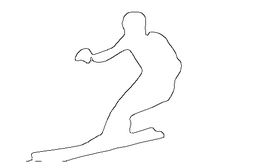
#> input picture Outline.png, 256 x 162 px, shrunk from 500 x 316 before the run, found by its file name
$ python Main.py
#> lines starting #> are read from the running program, lines starting #| are printed output that depends on the picture; after the words box and inside, x2 and y2 are one past the last pixel; in counts of white or black regions, pixels touching at a corner belong together; long printed decimals are rounded
## ALL functions ordered unless explicitly stated

import cv2
import numpy as np
import math

def polygonator(image):

    img = cv2.imread(image)
    img = cv2.resize(img, (0,0), fx=3, fy=3)
    gray_img = cv2.cvtColor(img, cv2.COLOR_BGR2GRAY)

    corners = cv2.goodFeaturesToTrack(gray_img, 1000, 0.1, 20)
    corners = np.int64(corners)
    polygon =[]

    for c in corners:
        x, y = c.ravel()
        tlist = [int(x), int(y)]
        cv2.circle(img, (x, y), 5, (255, 0, 0), thickness = -1)
        polygon.append(tlist)

    return polygon


def signed_area(polygon):
    """Calculate the signed area of a polygon to determine its winding order."""
    area = 0
    for i in range(len(polygon)):
        x1, y1 = polygon[i]
        x2, y2 = polygon[(i + 1) % len(polygon)]
        area += (x1 * y2 - x2 * y1)
    return area / 2
def ensure_winding_order(polygon):
    """Ensure that the polygon vertices are in counter-clockwise order."""
    if signed_area(polygon) < 0:
        polygon.reverse()  # Reverse if the order is clockwise
    return polygon
def calculate_clockwise_angle(a, b, c):
    """
    calculate the counterclockwise angle between two vectors BA and BC
    Args:
        a, b, c (tuple): 2D coords of triangle vertices (x, y)
    Returns:
        float: counterclockwise angle in degrees
    """
    # vector BA and BC
    ba = np.array([a[0] - b[0], a[1] - b[1]])
    bc = np.array([c[0] - b[0], c[1] - b[1]])

    # cross product and magnitude
    dot_product = np.dot(ba, bc)
    magnitude_ba = np.linalg.norm(ba)
    magnitude_bc = np.linalg.norm(bc)

    # calculate cos(theta)
    cos_theta = dot_product / (magnitude_ba * magnitude_bc)
    cos_theta = np.clip(cos_theta, -1.0, 1.0)  # avoid invalid value
    angle = np.degrees(np.arccos(cos_theta))

    # check the direction of the angle
    cross_product = ba[0] * bc[1] - ba[1] * bc[0]
    if cross_product > 0:
        # anticlockwise angle
        angle = 360 - angle

    return angle
def is_point_in_triangle(a, b, c, p):
    """
    check if point P is inside triangle ABC
    Args:
        a, b, c (tuple): vertices of the triangle, format (x, y)
        p (tuple): pt to be checked, format (x, y)
    Returns:
        bool: True -> inside or on boundaries，False -> outside
    """
    # convert to numpy array
    a, b, c, p = map(np.array, [a, b, c, p])

    # calculate vectors
    ab = b - a
    ap = p - a
    bc = c - b
    bp = p - b
    ca = a - c
    cp = p - c

    # cross product
    cross1 = np.cross(ab, ap)
    cross2 = np.cross(bc, bp)
    cross3 = np.cross(ca, cp)

    # check the sign of the cross product
    return (cross1 >= 0 and cross2 >= 0 and cross3 >= 0) or (cross1 <= 0 and cross2 <= 0 and cross3 <= 0)
def triangulate(polygon: tuple) -> list:
    """
    This function will triangulate any polygon and return a list of triangles.

        Parameters:
            polygon (tuple): A tuple of tuples with the points of the polygon
        Returns:
            list: A list of tuples with the triangles vertices
    """

    final_triangles = []
    vertices = list(polygon)
    original_vertices = list(polygon)
    triangles_found = -1

    # Ensure the winding order is counter-clockwise
    vertices = ensure_winding_order(vertices)

    # While there are triangles to be found
    while triangles_found != 0:
        triangles_found = 0

        for index, _ in enumerate(vertices):
            prev_vertex = vertices[index - 1]
            next_vertex = vertices[(index + 1) % len(vertices)]  # using mod to avoid index out of range
            vertex = vertices[index]


            angle = calculate_clockwise_angle(prev_vertex, vertex, next_vertex)

            if angle >= 180:
                # Skip because angle is greater than or equal to 180
                continue
            else:
                # Build a triangle with the three vertices
                triangle = (prev_vertex, vertex, next_vertex)
                # Get vertices that are not part of the triangle
                points = [p for p in original_vertices if p not in triangle]
                # Check if there is a vertex inside the triangle using barycentric coordinates
                inside_evaluation = [is_point_in_triangle(prev_vertex,vertex,next_vertex, point) for point in points]
                # If no points are inside the triangle
                if not any(inside_evaluation):
                    # Add triangle to final triangles
                    final_triangles.append(triangle)
                    # Remove vertex from vertices
                    vertices.pop(index)
                    # Increment triangles found
                    triangles_found += 1
                    break

        # Check for infinite loop
        if triangles_found == 0:
            print(f"Loop detected. Exiting. found {len(final_triangles)} triangles")
            break

    return final_triangles


def TriangleCentroidFinder (D):
    return (((D[0][0] + D[1][0] + D[2][0])/3), (D[0][1] + D[1][1] + D[2][1])/3)
##Use this to find the area of a polygon D in any coordinate space by using the shoelance formula.
def AreaFinder(D):
    area = 0
    for i in range(len(D)):
        x1, y1 = D[i]
        x2, y2 = D[(i + 1) % len(D)]
        area += (x1 * y2 - x2 * y1)
    return abs(area / 2)
##Use this to find the centroid of any polygon given its triangulation list L, Output in the same coordinate system.
def CentroidCollector(L):
    Finalx = 0
    Finaly = 0
    FinalArea = 0

    for i in L:
        x, y = TriangleCentroidFinder(i)
        IArea = AreaFinder(i)
        Finalx += (x * IArea)
        Finaly += (y * IArea)
        FinalArea += IArea

    return(Finalx/FinalArea, Finaly/FinalArea)

##Feed in the image and get the image back with the Centroid coordinates and shown.
def main(Image):
#> called with Image = 'CentroidSkier/Outline.png'
    img = cv2.imread(Image)
#> img is the input picture: shape (162, 256, 3); min 46, max 255, mean 252.2
    img = cv2.resize(img, (0,0), fx=3, fy=3)
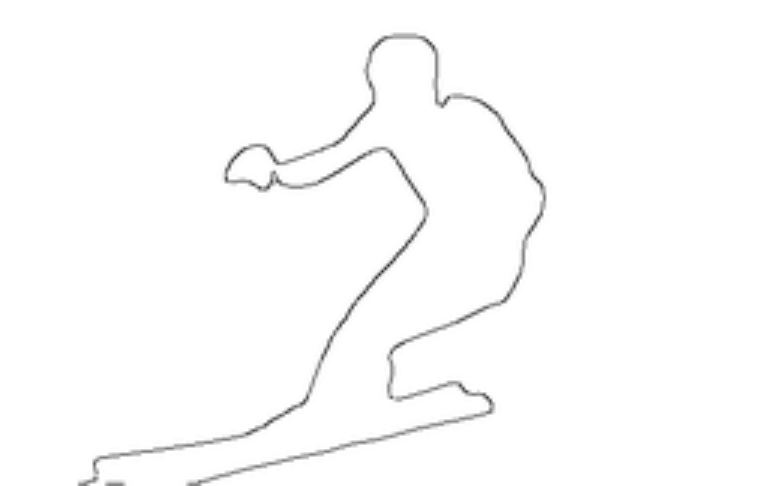
#> img: shape (486, 768, 3); min 46, max 255, mean 252.2

    P = polygonator(Image)
#> in polygonator, `corners = cv2.goodFeaturesToTrack(gray_img, 1000, 0.1, 20)`: corners = 60 rows, first 8: [449, 97], [392, 397], [395, 158], [357, 299], [417, 230], [274, 172], [459, 384], [260, 188]
#> the loop in polygonator, `for c in corners:` made 60 passes
#> (x, y) on passes 1 to 12: (449, 97), (392, 397), (395, 158), (357, 299), (417, 230), (274, 172), (459, 384), (260, 188), (376, 277), (332, 336), (538, 181), (349, 130)
#> after the loop in polygonator, `for c in corners:`:
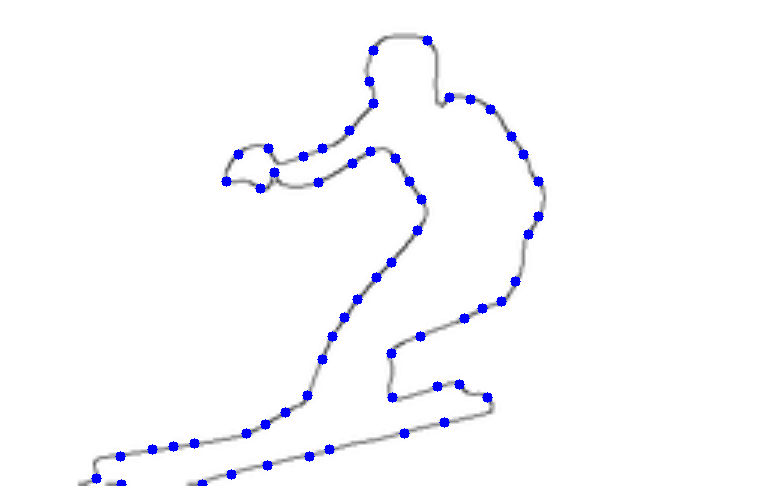
#> img: shape (486, 768, 3); 1.29% of pixels changed, all inside (x1, y1, x2, y2) = (91, 35, 544, 486)
#> after the loop in polygonator, `for c in corners:`: polygon = 60 pairs, first value 96 to 538, second value 40 to 484
#> P has the same summary as polygon in polygonator
    Triangles = triangulate(P)
#> in triangulate, `vertices = list(polygon)`: vertices has the same summary as polygon in polygonator
#> in triangulate, `original_vertices = list(polygon)`: original_vertices has the same summary as polygon in polygonator
#> the loop in signed_area, `for i in range(len(polygon)):` made 60 passes
#> (x1, y1, x2, y2, area) on passes 1 to 12: (449, 97, 392, 397, 140229), (392, 397, 395, 158, 45350), (395, 158, 357, 299, 107049), (357, 299, 417, 230, 64476), (417, 230, 274, 172, 73180), (274, 172, 459, 384, 99448), (459, 384, 260, 188, 85900), (260, 188, 376, 277, 87232), (376, 277, 332, 336, 121604), (332, 336, 538, 181, 928), (538, 181, 349, 130, 7699), (349, 130, 511, 136, -11267)
#> after the loop in signed_area, `for i in range(len(polygon)):`: area = -56280
#> after the loop in triangulate, `while triangles_found != 0:`: final_triangles = 7 items; vertices = 53 pairs, first value 96 to 538, second value 40 to 484
#> Triangles = 7 items
    print(f"Centroid found at {CentroidCollector(Triangles)}")
#> the loop in CentroidCollector, `for i in L:` made 7 passes
#> (i, x, y, IArea, Finalx, Finaly, FinalArea) on passes 1 to 7: (([152, 449], [470, 99], [173, 446]), 265, 331.3, 3198, 847470, 1059604, 3198), (([231, 474], [152, 449], [173, 446]), 185.3, 456.3, 381, 918082, 1233467, 3579), (([444, 422], [329, 449], [194, 443]), 322.3, 438, 2167.5, 1616739.5, 2182832, 5746.5), (([482, 308], [464, 318], [344, 317]), 430, 314.3, 609, 1878609.5, 2374261, 6355.5), (([369, 81], [421, 199], [409, 181]), 399.7, 153.7, 240, 1974529.5, 2411141, 6595.5), (([391, 353], [391, 262], [511, 136]), 431, 250.3, 5460, 4327789.5, 3777961, 12055.5), (([538, 181], [332, 336], [376, 277]), 415.3, 264.7, 2667, 5435483.5, 4483827, 14722.5)
#> after the loop in CentroidCollector, `for i in L:`: FinalArea = 14722.5; Finalx = 5435483.5; Finaly = 4483827
#| Centroid found at (369.196, 304.556)
    (x, y) = (round(CentroidCollector(Triangles)[0]), round(CentroidCollector(Triangles)[1]))
#> the loop in CentroidCollector (call 2), `for i in L:` made 7 passes
#> x = 369; y = 305

    cv2.circle(img, (x, y), 5, (255, 0, 0), thickness= -1)

    cv2.imshow("Centroid", img)
    cv2.waitKey(0)
    cv2.destroyAllWindows

    return

main("CentroidSkier/Outline.png")
